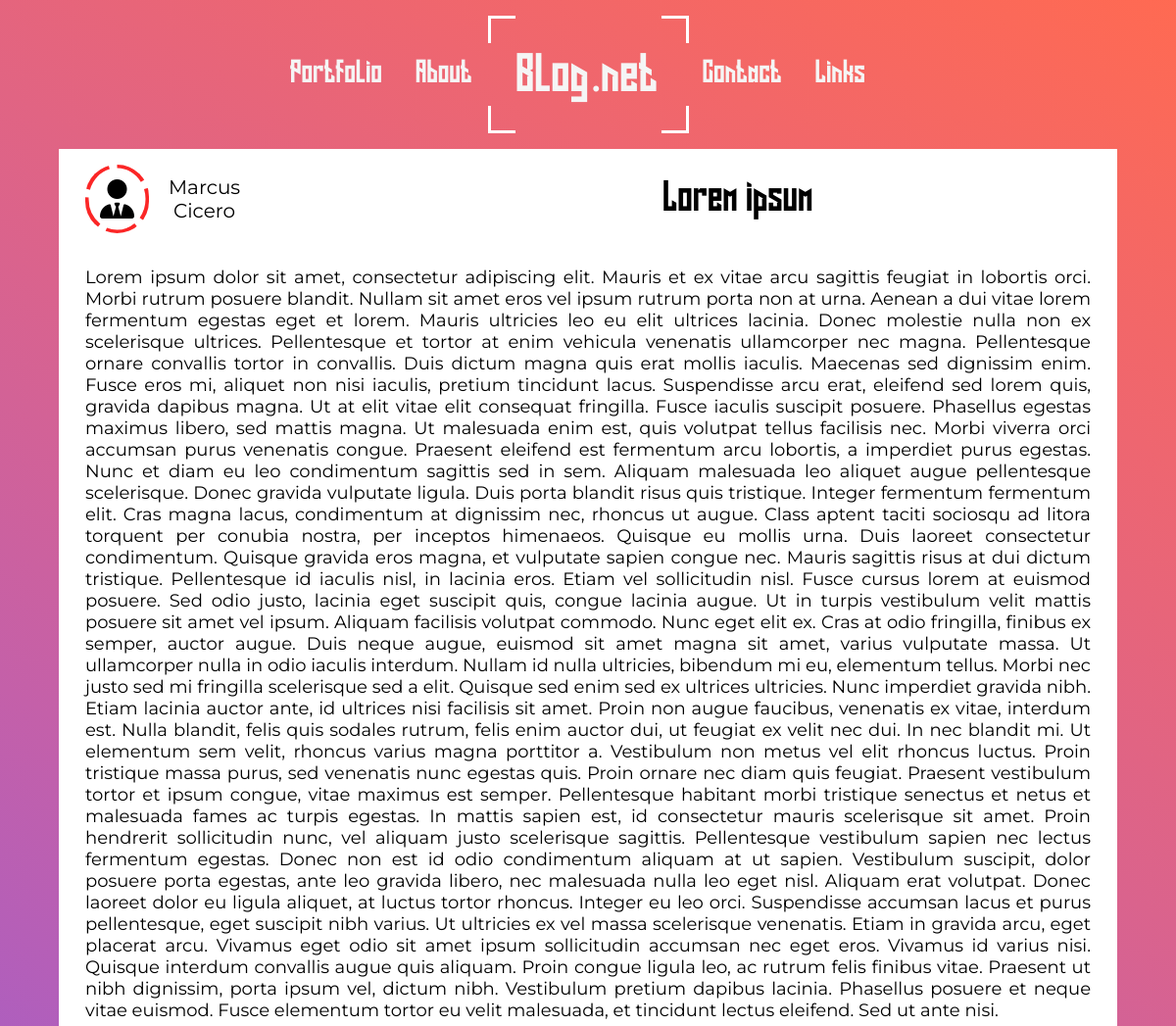
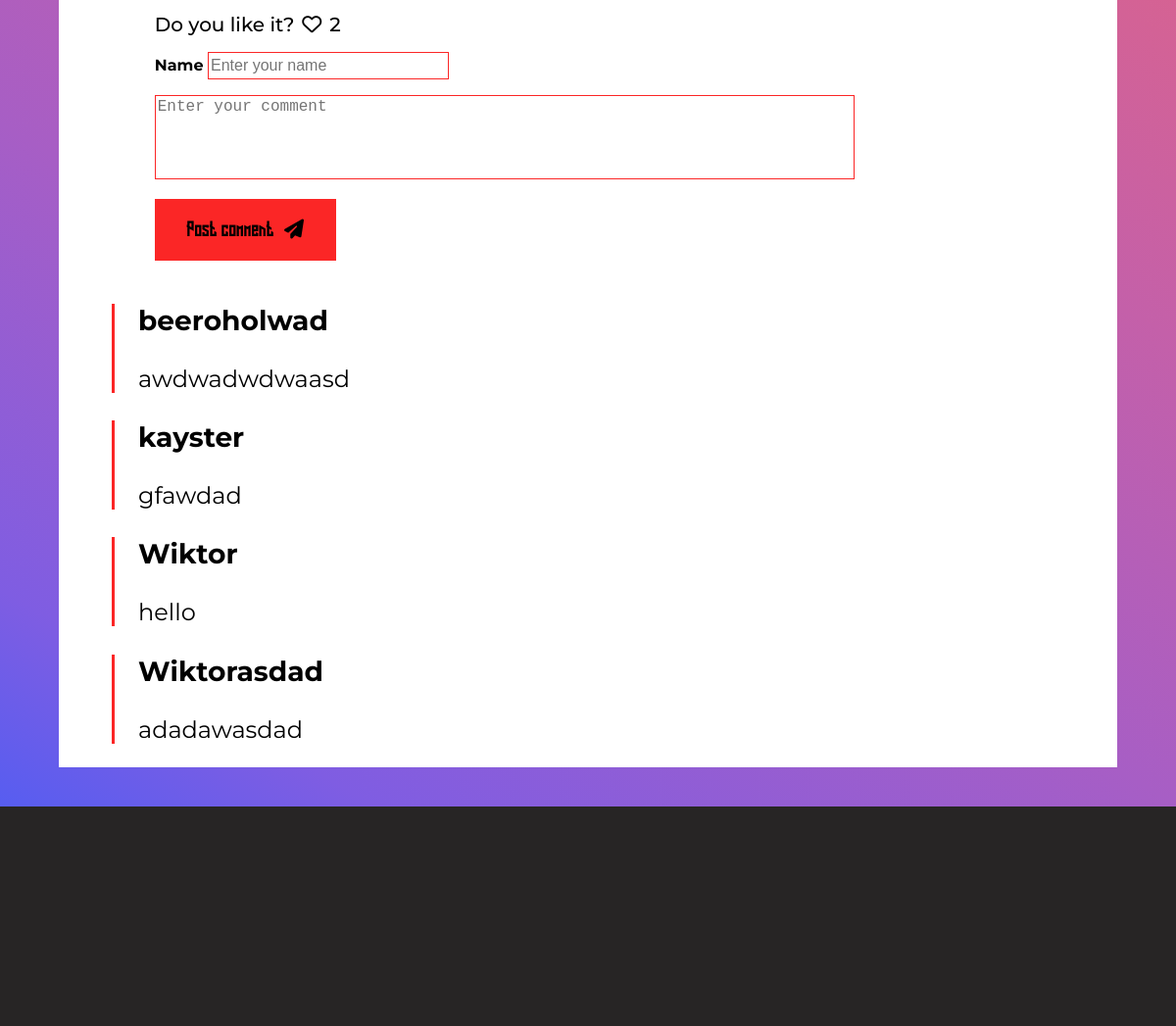
Screenshot of /Blog/html/articlepage2.php with the database file from the repository (2 pictures, top to bottom).
### tables this page shows
CREATE TABLE `articles` (
  `id` int(11) NOT NULL,
  `author_id` int(11) NOT NULL,
  `category_id` int(11) NOT NULL,
  `image_id` int(11) NOT NULL,
  `title` varchar(255) NOT NULL,
  `text` longtext NOT NULL,
  `date` date NOT NULL,
  `likes` int(11) NOT NULL
);

CREATE TABLE `authors` (
  `author_id` int(11) NOT NULL,
  `author_name` text NOT NULL,
  `author_surname` text NOT NULL
);

CREATE TABLE `comments` (
  `comment_id` int(11) NOT NULL,
  `article_id` int(11) NOT NULL,
  `author` text NOT NULL,
  `message` text NOT NULL
);

### Blog/html/articlepage2.php (the view, shortened to what this page needs)
<?php
    $article_id = 2;
?>
<!DOCTYPE html>
<html lang="en">
<head>
    <link rel="stylesheet" href="../styles/articlestyle.css">
</head>
<body>
    <div id="header">
        <div class="nav">
            <ul>
                <li><a href="#">Portfolio</a></li>
                <li><a href="#">About</a></li>
            </ul>
        </div>
        <div id="logo-cell">
            <div id="logo">
                <a href="../../index.php">Blog.net</a>
            </div>
        </div>
        <div class="nav">
            <ul>
                <li><a href="#">Contact</a></li>
                <li><a href="#">Links</a></li>
            </ul>
        </div>
    </div>
    <div id="content">
        <?php
        $connect = mysqli_connect("localhost","root","","blog");
        $article_quesiton = "SELECT * FROM articles, authors, images WHERE articles.author_id = authors.author_id AND articles.image_id = images.id AND articles.id = $article_id";
        $article_mission = mysqli_query($connect, $article_quesiton);
        $article_case = mysqli_fetch_array($article_mission);
        echo '<div id="content-header">
            <span class="avatar-span">
                <i class="fa-solid fa-user-tie"></i>
                <p>'.$article_case["author_name"].'<br>'.$article_case["author_surname"].'</p>
            </span>
            <div id="content-title">
                <p>'.$article_case["title"].'</p>
            </div>
        </div>
        <div id="content-article">
            <p>'.$article_case["text"].'</p>';
            ?>
            <?php
                $like_question = "SELECT * FROM likes WHERE user_id = {$_SESSION['user_id']} AND article_id = $article_id";
                $like_query = mysqli_query($connect, $like_question);
                $likescount_question = "SELECT likes FROM articles WHERE id = $article_id";
                $likescount_query = mysqli_query($connect, $likescount_question);
                $likes_count = mysqli_fetch_array($likescount_query);
                if(mysqli_num_rows($like_query) == 1){
                    echo '<span class="likes">
                        <p>Do you like it? </p>
                        <a href="" class="unlike" id="'.$article_id.'"><i class="fa-solid fa-heart"></i></a>
                        <p>'.$likes_count["likes"].'</p>
                    </span>';
                }else{
                    echo '<span class="likes">
                        <p>Do you like it? </p>
                        <a href="" class="like" id="'.$article_id.'"><i class="fa-regular fa-heart"></i></a>
                        <p>'.$likes_count["likes"].'</p>
                    </span>';
                }
            ?>
        </div>
        <div id="content-footer">
            <form action="" method="POST" class="content-form">
                <div class="input-group">
                    <label for="name">Name</label>
                    <input type="text" id="name" name="name" placeholder="Enter your name" required>
                </div>
                <div class="input-group">
                    <textarea id="comment" name="comment" placeholder="Enter your comment"></textarea>
                </div>
                <div class="input-group">
                    <button name="submit" class="submit-btn">
                        <span class="submit-span">
                            <p>Post comment</p>
                            <i class="fa-solid fa-paper-plane"></i>
                        </span>
                    </button>
                </div>
            </form>
            <div id="prev-comments">
                <?php
                $comment_question = "SELECT * FROM comments WHERE article_id = $article_id ORDER BY comment_id DESC";
                $comment_mission = mysqli_query($connect, $comment_question);
                if(mysqli_num_rows($comment_mission) > 0){
                    while($row = mysqli_fetch_assoc($comment_mission)){
                        echo '<div class="single-comment">
                            <h3>'.$row['author'].'</h3>
                            <p>'.$row['message'].'</p>
                        </div>';
                    }
                }
                ?>
            </div>
        </div>
    </div>
    <div id="footer">
    </div>
</body>

### rows the page displays
articles: author.author_name "Marcus", author.author_surname "Cicero", title "Lorem ipsum", text "Lorem ipsum dolor sit amet, consectetur adipiscing elit. Mauris et ex vitae arcu sagittis feugiat in lobortis orci. Morbi rutrum posuere blandit. Nullam sit amet eros vel ipsum rutrum porta non at urna. Aenean a dui vitae lorem fermentum egestas eget et lorem. Mauris ultricies leo eu elit ultrices lacinia. Donec molestie nulla non ex scelerisque ultrices. Pellentesque et tortor at enim vehicula venenatis ullamcorper nec magna. Pellentesque ornare convallis tortor in convallis. Duis dictum magna quis erat mollis iaculis. Maecenas sed dignissim enim. Fusce eros mi, aliquet non nisi iaculis, pretium tincidunt lacus. Suspendisse arcu erat, eleifend sed lorem quis, gravida dapibus magna. Ut at…", likes "2"
comments: author "beeroholwad", message "awdwadwdwaasd"
comments: author "kayster", message "gfawdad"
comments: author "Wiktor", message "hello"
comments: author "Wiktorasdad", message "adadawasdad"
